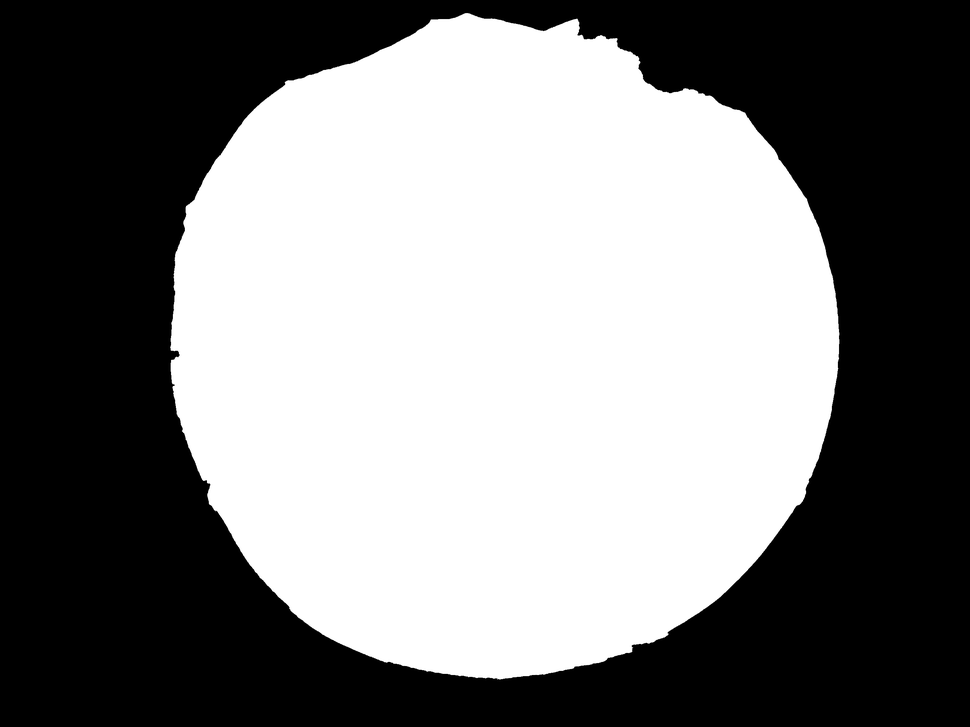
#> input picture resources/image_mask.png, 970 x 727 px, shrunk from 2592 x 1944 before the run
$ python post_processing_images.py
#> lines starting #> are read from the running program, lines starting #| are printed output that depends on the picture
#> further down, the_mask is the input picture: PIL image 970x727 L; min 0, max 255, mean 125.2
### image_data.py
import numpy as np


def sum_of_pixel_brightnesses(image):
    return np.sum(image)

### post_processing_images.py
import os

from PIL import Image

from image_data import sum_of_pixel_brightnesses
DIR = "resources/images/"


def string_after(str, preceding):
    return_next = False
    for word in str.split(' '):
        if word == preceding:
            return_next = True
        elif return_next:
            return word


def main(mask):
    with open("results.csv", "w+") as results:
        results.write("Filename, Percentage whiteness, Latitude, Longitude\n")
        with open("resources/locations.txt") as locations_file:
#> (reads resources/locations.txt from the repository)
            locations = [*map(lambda it: it[:-1], locations_file.readlines())]
            maximum = sum_of_pixel_brightnesses(mask)
#> maximum = 88313878
            directory = os.fsencode(DIR)
            for file in os.listdir(directory):
                filename = os.fsdecode(file)
                with Image.open(DIR + filename) as im:
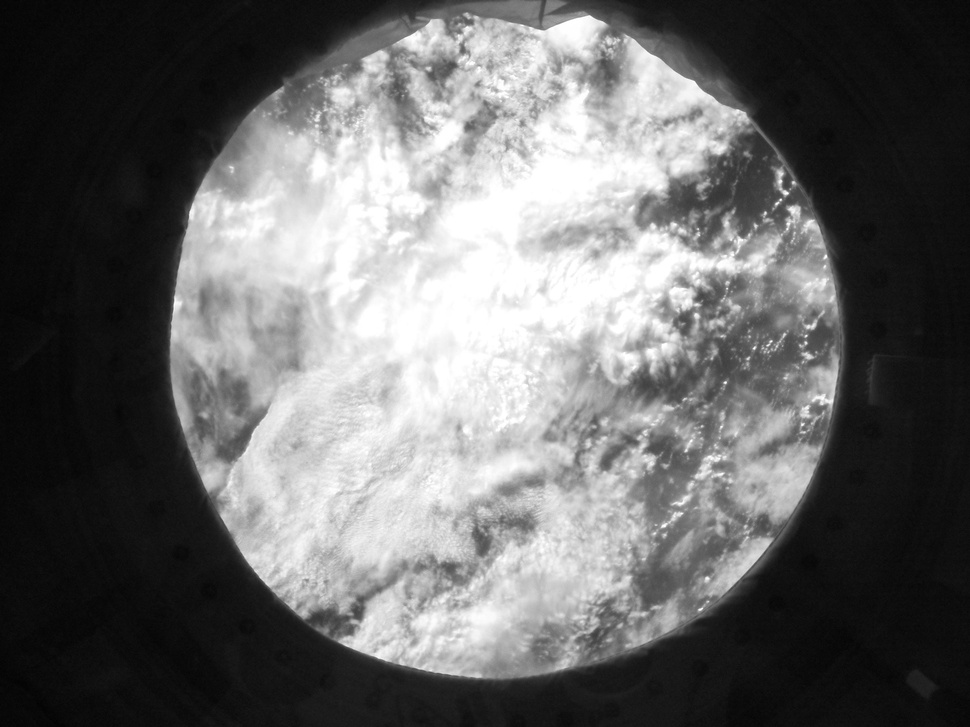
#> input picture resources/images/image_000.jpg, 970 x 727 px, shrunk from 2592 x 1944 before the run
#> im is the input picture: PIL image 970x727 L; min 2, max 255, mean 104
                    masked = Image.composite(im, mask, mask)
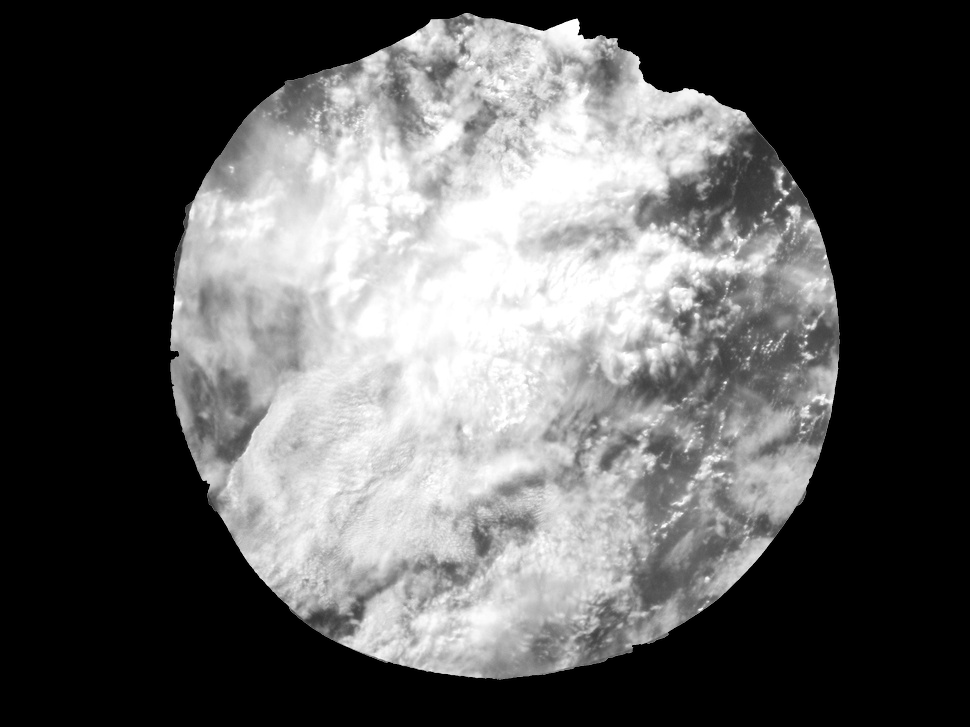
#> masked: PIL image 970x727 L; min 0, max 255, mean 93.3
                    location = locations[int(filename.split('_')[-1][:-4])]
                    results.write(
                        f"{filename}, {sum_of_pixel_brightnesses(masked) / maximum * 100}%, {string_after(location, 'latitude')}, {string_after(location, 'longitude')}\n")
#> in string_after, `return_next = False`: return_next = False


if __name__ == '__main__':
    with Image.open("resources/image_mask.png") as the_mask:
        main(the_mask)
